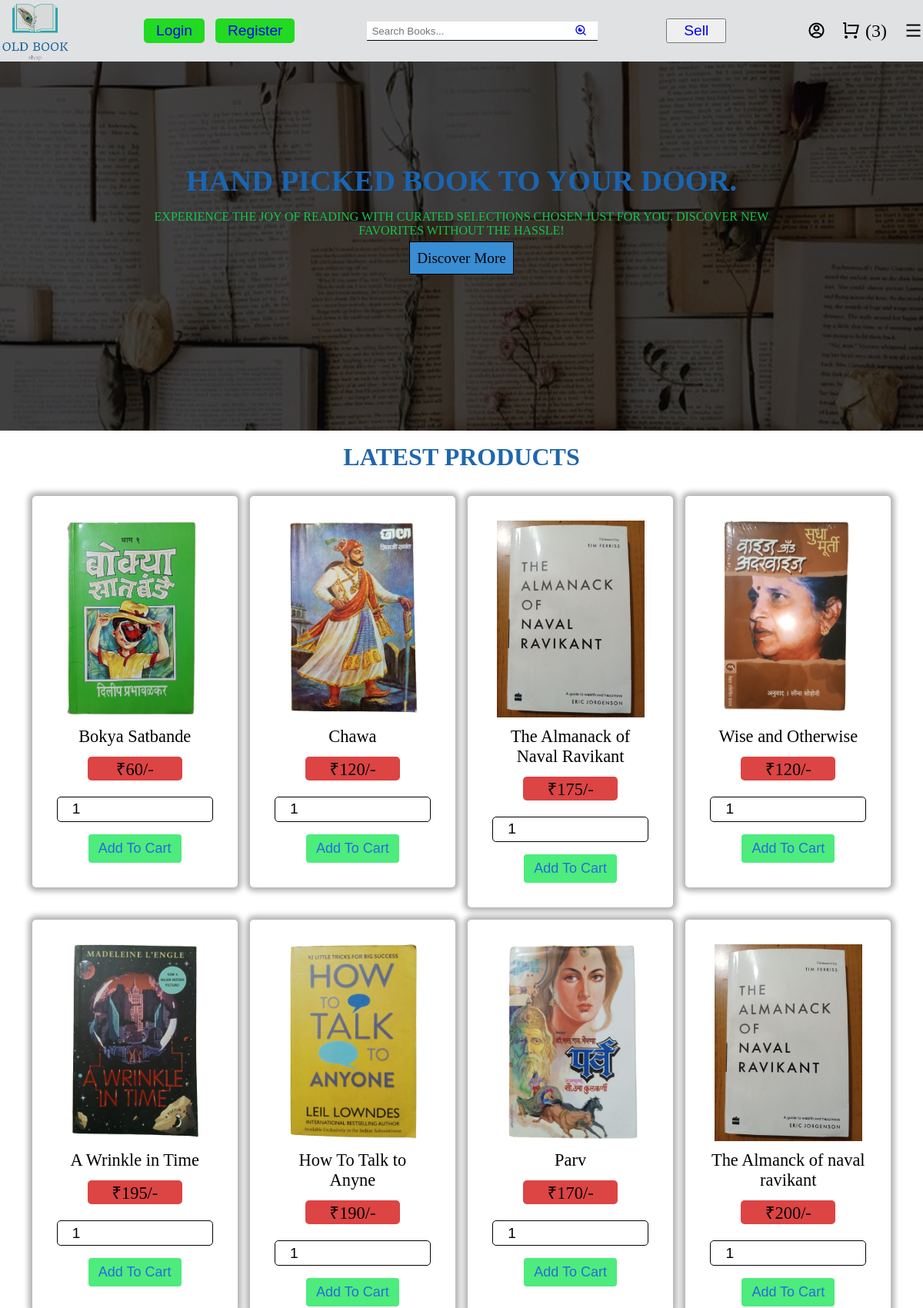
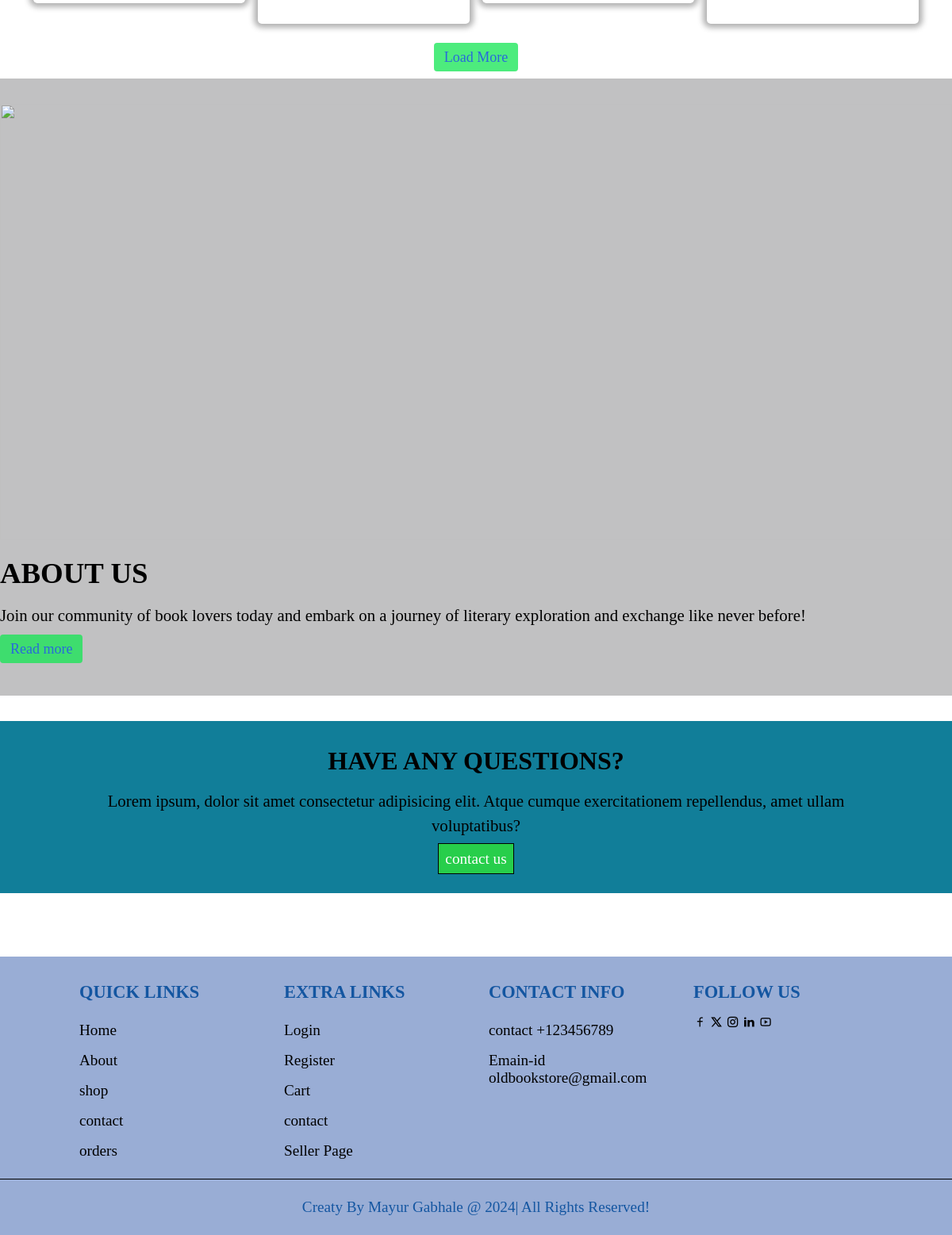
The app's page /home.php with its own data (2 pictures, top to bottom).
### tables this page shows
CREATE TABLE `products` (
  `id` int(100) NOT NULL,
  `user_id` int(11) NOT NULL,
  `name` varchar(100) NOT NULL,
  `price` int(100) NOT NULL,
  `image` varchar(2000) NOT NULL
);

### home.php (the view, shortened to what this page needs)
<!DOCTYPE html>
<html lang="en">
<head>
    <link rel="stylesheet" href="mainpage.css">
</head>
<body>
    <?php include 'b_header.php' ?>
    <section class="home">
        <div class="content">
            <h3>Hand Picked Book to your door. </h3>
            <p>Experience the joy of reading with curated selections chosen just for you. Discover new favorites without the hassle!</p>
            <a href="about.php" class="about-btn">Discover More</a>
        </div>
    </section>
    <section class="products">
        <h1 class="title">Latest Products</h1>
        <div class="box-container">
            <?php
            $selcet_products = mysqli_query($conn, "SELECT * FROM `products` LIMIT 8") or die('query failed');
            if (mysqli_num_rows($selcet_products) > 0) {
                while ($fetch_products = mysqli_fetch_assoc($selcet_products)) {
            ?>
            <form action="" method="post" class="box">
            <img src="uploaded_img/<?php echo $fetch_products['image'];?>" alt="">
            <div class="name"><?php echo $fetch_products['name'];?></div>
            <div class="price">&#x20B9;<?php echo $fetch_products['price'];?>/-</div>
            <input type="number" min="1" name="product_quantity" value="1" class="qty">
            <input type="submit" value="Add To Cart" name="add_to_cart" class="btn">
            </form>
            <?php
                }
            } else {
                echo '<p class="empty"> NO ptoducts addded Yet!</p>';
            }
            ?>
        </div>
        <div class="load-more" style="margin:1rem ; text-align:center;">
                <a href="shop.php" class="btn" >Load More</a>
        </div>
    </section>
    <div class="about">
        <div class="flex">
            <div class="image">
                <img src="./img/aboutt.jpg" alt="">
            </div>
            <div class="content">
                <h3>About Us</h3>
                <p>Join our community of book lovers today and embark on a journey of literary exploration and exchange like never before!</p>
                <a href="about.php" class="btn">Read more</a>
            </div>
        </div>
    </div>
    <section class="home-contact">
      <div class="content">
         <h3>have any questions?</h3>
         <p>Lorem ipsum, dolor sit amet consectetur adipisicing elit. Atque cumque exercitationem repellendus, amet ullam voluptatibus?</p>
         <a href="contact.php" class="white-btn">contact us</a>
      </div>
   </section>
    <?php include 'footer.php' ?>
</body>
</html>

### mainpage.css (style rules this page uses)
* { margin: 0; padding: 0; box-sizing: border-box; text-decoration: none; list-style: none; }
.about-btn { border: 1px solid black; padding: .6rem; background-color: rgb(56, 141, 211); color: black; font-size: 1.2rem; }
.home { min-height: 70vh; background: linear-gradient(rgba(0,0,0,.7), rgba(0,0,0,0.7)), url(./img/bg3.jpg) no-repeat; background-size: cover; background-position: center; display: flex; align-items: center; justify-content: center; }
.home .content { text-align: center; width: 50rem; }
.home .content h3 { font-size: 2.4rem; color: rgb(25, 101, 178); text-transform: uppercase; }
.home .content p { font-size: 1rem; color: rgb(22, 194, 76); text-transform: uppercase; padding: 1rem 0; }
.products .title { text-align: center; margin-top: 1rem; margin-bottom: 1rem; text-transform: uppercase; font-size: 2rem; color: rgb(31, 102, 173); }
.products .box-container { max-width: 1200px; margin: 2rem auto; display: grid; grid-template-columns: repeat(auto-fit, 16.7rem); gap:1rem; align-items: flex-start; justify-content: center; }
.products .box-container .box { border-radius: 5px; padding: 2rem; align-items: center; box-shadow: 0 0 7px 5px rgba(0, 0, 0, 0.3); text-align: center; position: relative; }
.products .box-container .box img { height: 16rem; align-items: center; }
.products .box-container .box .name { font-size: 1.4rem; padding: .5rem 0; }
.products .box-container .box .price { font-size: 1.4rem; margin: .3rem 2.5rem; border-radius: 5px; background-color: rgb(221, 68, 68); }
.products .box-container .box .qty { width: 100%; padding: .3rem 1.2rem; border: 1px solid black; border-radius: 5px; margin: 1rem 0; font-size: 1.2rem; }
.about { background-color: rgb(193, 193, 194); margin-top: 1rem; }
.about .flex { max-width: 1200px; margin: 0 auto; display: flex; align-items: center; flex-wrap: wrap; padding: 2rem 0; }
.about .flex .image { flex: 1 1 20rem; }
.about .flex .image img { width: 100%; height: 550px; }
.about .flex .content { padding: 1rem 0; }
.about .flex .content h3 { font-size: 2.3rem; text-transform: uppercase; }
.about .flex .content p { padding: 1rem 0; line-height: 1.5; font-size:1.3rem ; }
.home-contact { background-color: rgb(17, 126, 153); margin: 2rem 0; }
.home-contact .content { max-width: 60rem; text-align: center; margin: 0 auto; padding: 2rem 0; }
.home-contact .content h3 { font-size: 2rem; text-transform: uppercase; }
.home-contact .content p { padding: 1rem 0; line-height: 1.5; font-size:1.3rem ; }
.home-contact .content a { border: 1px solid black; padding: .5rem; margin-bottom: 5rem; background-color: #27ce4b; font-size: 1.2rem; color: white; }

### b_header.css (style rules this page uses)
* { margin: 0; padding: 0; }
.header .flex .account_box a,.btn { padding:8px 13px; border: 1px solid black; background: #17e755c3; color: rgb(41, 106, 218) ; font-size: 18px; border-radius: 4px; border: 0; }

### footer.css (style rules this page uses)
* { margin: 0; padding: 0; }

### records on screen
products: image (picture), name "Bokya Satbande", price "60"
products: image (picture), name "Chawa", price "120"
products: image (picture), name "The Almanack of Naval Ravikant", price "175"
products: image (picture), name "Wise and Otherwise", price "120"
products: image (picture), name "A Wrinkle in Time", price "195"
products: image (picture), name "How To Talk to Anyne", price "190"
products: image (picture), name "Parv", price "170"
products: image (picture), name "The Almanck of naval ravikant", price "200"

### other values on screen
$cart_rows_number "3"
